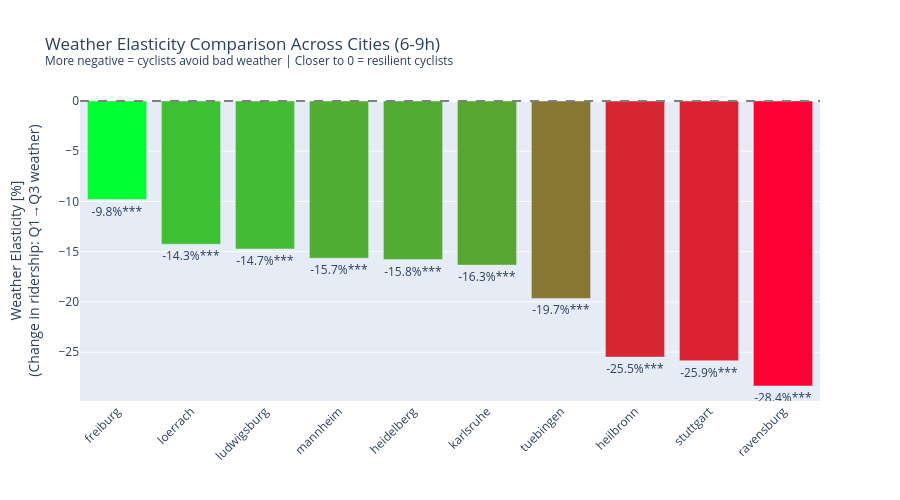

Source (notebook cell):
### Code cell
# Bar chart comparing weather elasticity across cities
fig = plot_city_elasticity_comparison(
    data_dict,
    title="Weather Elasticity Comparison Across Cities",
    hour_range=(6, 9)
)
fig.show()

### Figure 1 — Plotly figure (JSON) as saved in the notebook; plotly's stock layout.template omitted (floating-point values rounded to 4 significant figures)
{"data": [{"customdata": [[0.01203, 1461.0, 2.651e-05], [0.006963, 1808.0, 0.0003826], [0.008525, 1513.0, 0.000323], [0.01218, 1636.0, 7.65e-06], [0.01335, 1303.0, 2.896e-05], [0.02817, 1405.0, 2.442e-10], [0.02186, 1529.0, 6.308e-09], [0.0385, 1470.0, 3.192e-14], [0.03405, 1650.0, 4.199e-14], [0.04942, 1703.0, 1.634e-20]], "hovertemplate": "<b>%{x}</b><br>Elasticity: %{y:.2f}%<br>R²: %{customdata[0]:.3f}<br>Observations: %{customdata[1]:,}<br>P-value: %{customdata[2]:.2e}<extra></extra>", "marker": {"color": ["rgb(0, 255, 50)", "rgb(61, 193, 50)", "rgb(67, 187, 50)", "rgb(80, 174, 50)", "rgb(82, 172, 50)", "rgb(89, 165, 50)", "rgb(135, 119, 50)", "rgb(215, 39, 50)", "rgb(220, 34, 50)", "rgb(255, 0, 50)"]}, "text": ["-9.8%***", "-14.3%***", "-14.7%***", "-15.7%***", "-15.8%***", "-16.3%***", "-19.7%***", "-25.5%***", "-25.9%***", "-28.4%***"], "textposition": "outside", "type": "bar", "x": ["freiburg", "loerrach", "ludwigsburg", "mannheim", "heidelberg", "karlsruhe", "tuebingen", "heilbronn", "stuttgart", "ravensburg"], "y": [-9.81, -14.26, -14.73, -15.65, -15.78, -16.33, -19.65, -25.49, -25.85, -28.36]}], "layout": {"height": 500, "shapes": [{"line": {"color": "gray", "dash": "dash"}, "type": "line", "x0": 0, "x1": 1, "xref": "x domain", "y0": 0, "y1": 0, "yref": "y"}], "showlegend": false, "title": {"text": "Weather Elasticity Comparison Across Cities (6-9h)<br><sup>More negative = cyclists avoid bad weather | Closer to 0 = resilient cyclists</sup>"}, "xaxis": {"tickangle": -45, "title": {"text": ""}}, "yaxis": {"title": {"text": "Weather Elasticity [%]<br>(Change in ridership: Q1→Q3 weather)"}}}}
